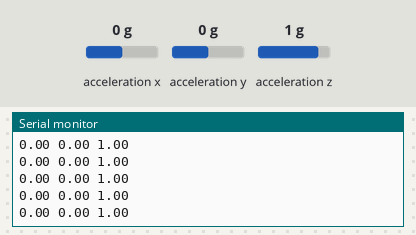
The sketch below on a simulated Arduino Uno, built with avr-gcc and run on an emulated ATmega328P. Shown: the last lines printed to the serial monitor. Wiring (inferred from the names in the program): ADXL345 accelerometer at I2C address 0x53. The inputs (shaded band) are chosen by the test bench; at power-on: acceleration x 0 g, acceleration y 0 g, acceleration z 1 g.

Above: at 1.3 s.
1.4 s: acceleration x set to -1.4 g
At 2.4 s:
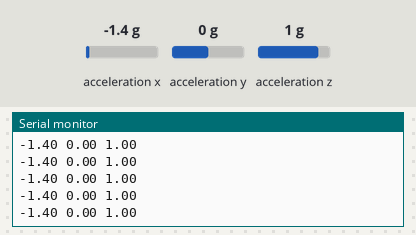
4.4 s: acceleration y set to -1.4 g
At 5.1 s:
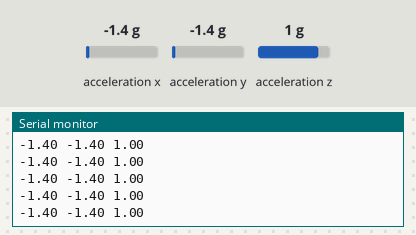
7.4 s: acceleration z set to -1.4 g
At 8.4 s:
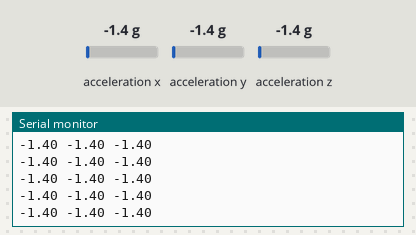

The sketch:

Accelerometer.ino
```cpp
#include <Wire.h> // For I2C communication

int ADXL345= 0x53; //
float X_axis, Y_axis, Z_axis;
float roll,pitch,rollF,pitchF=0;
void setup() {
  // put your setup code here, to run once:
Serial.begin(9600);
Wire.begin();
Wire.beginTransmission(ADXL345);
Wire.write(0x2D);// address for the register
Wire.write(8); // D3 is for enabling measurement (8 is dec equivalent for 0000 1000)
Wire.endTransmission();
delay(100);
// Calibration
//X-Axis
Wire.beginTransmission(ADXL345);
Wire.write(0x1E);
Wire.write(1);
Wire.endTransmission();
delay(10);
//Y-axis
Wire.beginTransmission(ADXL345);
Wire.write(0x1F);
Wire.write(-2);
Wire.endTransmission();
delay(10);
//Z-axis
Wire.beginTransmission(ADXL345);
Wire.write(0x20);
Wire.write(-9);
Wire.endTransmission();
delay(10);
}

void loop() {
  // put your main code here, to run repeatedly:
Wire.beginTransmission(ADXL345);
Wire.write(0x32);
Wire.endTransmission(false);
Wire.requestFrom(ADXL345,6,true);

X_axis=(Wire.read() | Wire.read() << 8);
X_axis = X_axis / 256;
Y_axis=(Wire.read() | Wire.read() << 8);
Y_axis = Y_axis / 256;
Z_axis=(Wire.read() | Wire.read() << 8);
Z_axis = Z_axis / 256;


Serial.print(X_axis);
Serial.print(" ");
Serial.print(Y_axis);
Serial.print(" ");
Serial.println(Z_axis);


}
```

Measured:
- after the input at 1.4 s, the serial monitor: prints a new line after 0.08 s (image 1)
- after the input at 4.4 s, the serial monitor: prints a new line after 0.07 s (image 2)
- after the input at 7.4 s, the serial monitor: prints a new line after 0.08 s (image 3)
